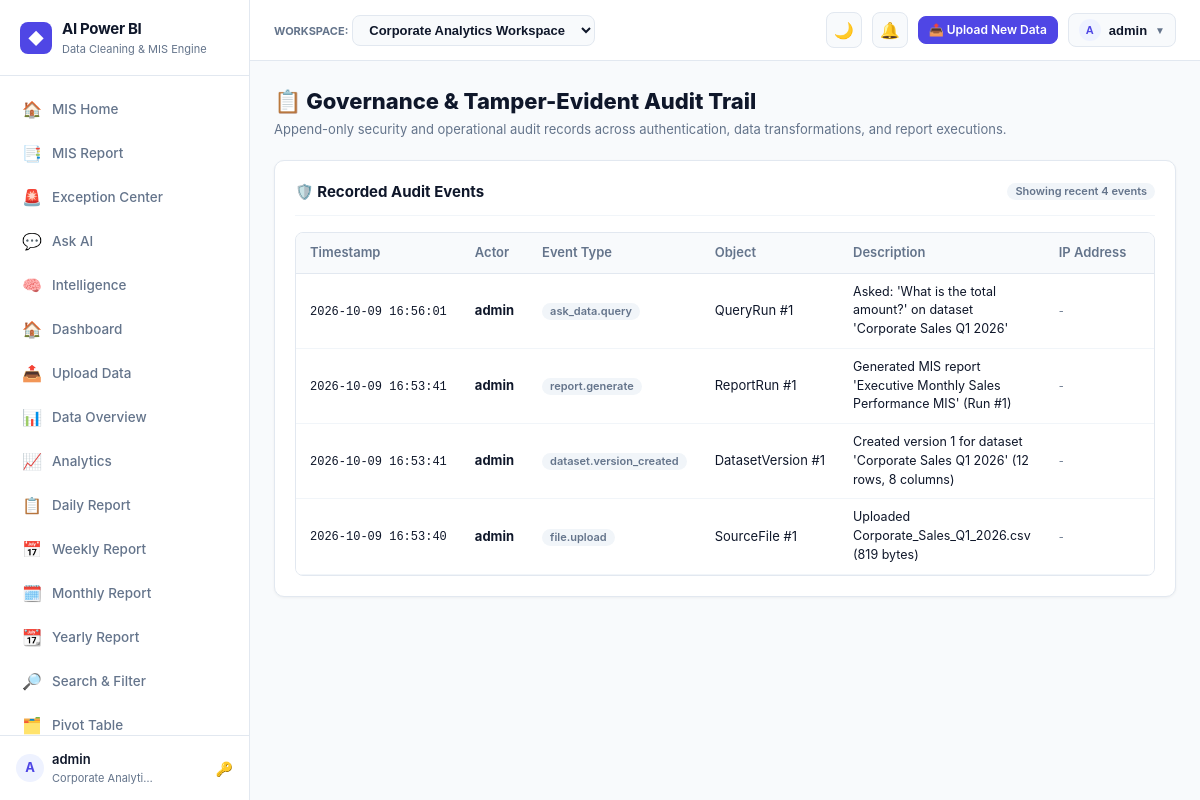
The app's page /audit/ (signed in) with its own data.
### apps/workspaces/models.py (models this page shows, shortened)
class Workspace(models.Model):
    name = models.CharField(max_length=120)
    slug = models.SlugField(max_length=140, unique=True, blank=True)
    description = models.TextField(blank=True)
    owner = models.ForeignKey(User, on_delete=models.CASCADE, related_name='owned_workspaces')
    created_at = models.DateTimeField(auto_now_add=True)
    updated_at = models.DateTimeField(auto_now=True)
    class Meta:
        ordering = ['name']

### apps/audit/models.py (models this page shows, shortened)
class AuditEvent(models.Model):
    timestamp = models.DateTimeField(default=timezone.now, db_index=True)
    actor = models.ForeignKey(User, on_delete=models.SET_NULL, null=True, blank=True, related_name='audit_events')
    actor_username = models.CharField(max_length=150, blank=True)
    workspace = models.ForeignKey('workspaces.Workspace', on_delete=models.CASCADE, null=True, blank=True, related_name='audit_events')
    event_type = models.CharField(max_length=64, db_index=True)
    object_type = models.CharField(max_length=64, blank=True)
    object_id = models.CharField(max_length=128, blank=True)
    description = models.TextField()
    metadata = models.JSONField(default=dict, blank=True)
    ip_address = models.GenericIPAddressField(null=True, blank=True)
    class Meta:
        ordering = ['-timestamp']
        indexes = [
            models.Index(fields=['workspace', '-timestamp']),
            models.Index(fields=['event_type', '-timestamp']),
        ]

### apps/dashboards/views.py (the view)
# urls.py: path('audit/', audit_view, name='audit'),
@login_required
def audit_view(request):
    workspace = request.workspace
    events = AuditEvent.objects.filter(workspace=workspace)[:200]
    return render(request, 'audit/log.html', {'events': events})

### apps/workspaces/context_processors.py (called while the page is built)
def workspace_context(request):
    if hasattr(request, 'user') and request.user.is_authenticated:
        memberships = WorkspaceMembership.objects.filter(user=request.user).select_related('workspace')
        user_workspaces = [m.workspace for m in memberships]
        return {
            'current_workspace': getattr(request, 'workspace', None),
            'user_workspaces': user_workspaces,
        }
    return {
        'current_workspace': None,
        'user_workspaces': [],
    }

### templates/audit/log.html (shortened to what this page needs)
{% extends 'base/base.html' %}
{% block content %}
<div style="margin-bottom: 20px;">
  <h1 style="font-size: 22px; font-weight: 800;">📋 Governance & Tamper-Evident Audit Trail</h1>
  <p style="font-size: 13px; color: var(--text-muted); margin-top: 2px;">
    Append-only security and operational audit records across authentication, data transformations, and report executions.
  </p>
</div>
<div class="card">
  <div class="card-header">
    <div class="card-title">🛡️ Recorded Audit Events</div>
    <span class="badge badge-neutral">Showing recent {{ events.count }} events</span>
  </div>
  <div class="table-responsive">
    <table class="data-table">
      <thead>
        <tr>
          <th>Timestamp</th>
          <th>Actor</th>
          <th>Event Type</th>
          <th>Object</th>
          <th>Description</th>
          <th>IP Address</th>
          <th>Metadata Details</th>
        </tr>
      </thead>
      <tbody>
        {% for a in events %}
        <tr>
          <td><code style="font-size: 12px;">{{ a.timestamp|date:"Y-m-d H:i:s" }}</code></td>
          <td><b>{{ a.actor_username|default:"System" }}</b></td>
          <td><span class="badge badge-neutral">{{ a.event_type }}</span></td>
          <td>{{ a.object_type }} {% if a.object_id %}#{{ a.object_id }}{% endif %}</td>
          <td style="max-width: 320px; white-space: normal; font-size: 12.5px;">{{ a.description }}</td>
          <td><small style="color: var(--text-muted);">{{ a.ip_address|default:"-" }}</small></td>
          <td style="max-width: 200px; white-space: nowrap; overflow: hidden; text-overflow: ellipsis;">
          </td>
        </tr>
        {% empty %}
        <tr>
          <td colspan="7" style="text-align: center; color: var(--text-muted); padding: 24px;">
            No audit records found.
          </td>
        </tr>
        {% endfor %}
      </tbody>
    </table>
  </div>
</div>
{% endblock %}

### templates/base/base.html (shortened to what this page needs)
{% load static %}
<!DOCTYPE html>
<html lang="en">
<head>
  <link rel="stylesheet" href="{% static 'css/theme.css' %}">
</head>
<body>
  <aside class="sidebar">
    <div class="brand">
      <div class="brand-logo">◆</div>
      <div>
        <div class="brand-name">AI Power BI</div>
        <div class="brand-sub">Data Cleaning & MIS Engine</div>
      </div>
    </div>
    <nav class="nav-links">
      <a href="{% url 'mis_home' %}" class="nav-item {% if request.resolver_match.url_name in 'mis_home,mis_home_alt' %}active{% endif %}">
        <span class="nav-icon">🏠</span> MIS Home
      </a>
      <a href="{% url 'reports' %}" class="nav-item {% if request.resolver_match.url_name == 'reports' %}active{% endif %}">
        <span class="nav-icon">📑</span> MIS Report
      </a>
      <a href="{% url 'exception_center' %}" class="nav-item {% if request.resolver_match.url_name == 'exception_center' %}active{% endif %}">
        <span class="nav-icon">🚨</span> Exception Center
      </a>
      <a href="{% url 'ask_ai' %}" class="nav-item {% if request.resolver_match.url_name in 'ask_ai,ask_data' %}active{% endif %}">
        <span class="nav-icon">💬</span> Ask AI
      </a>
      <a href="{% url 'intelligence' %}" class="nav-item {% if request.resolver_match.url_name == 'intelligence' %}active{% endif %}">
        <span class="nav-icon">🧠</span> Intelligence
      </a>
      <a href="{% url 'dashboard' %}" class="nav-item {% if request.resolver_match.url_name == 'dashboard' %}active{% endif %}">
        <span class="nav-icon">🏠</span> Dashboard
      </a>
      <a href="{% url 'upload' %}" class="nav-item {% if request.resolver_match.url_name == 'upload' %}active{% endif %}">
        <span class="nav-icon">📤</span> Upload Data
      </a>
      <a href="{% url 'data_overview' %}" class="nav-item {% if request.resolver_match.url_name == 'data_overview' %}active{% endif %}">
        <span class="nav-icon">📊</span> Data Overview
      </a>
      <a href="{% url 'analytics' %}" class="nav-item {% if request.resolver_match.url_name == 'analytics' %}active{% endif %}">
        <span class="nav-icon">📈</span> Analytics
      </a>
      <a href="{% url 'daily_report' %}" class="nav-item {% if request.resolver_match.url_name == 'daily_report' %}active{% endif %}">
        <span class="nav-icon">📋</span> Daily Report
      </a>
      <a href="{% url 'weekly_report' %}" class="nav-item {% if request.resolver_match.url_name == 'weekly_report' %}active{% endif %}">
        <span class="nav-icon">📅</span> Weekly Report
      </a>
      <a href="{% url 'monthly_report' %}" class="nav-item {% if request.resolver_match.url_name == 'monthly_report' %}active{% endif %}">
        <span class="nav-icon">🗓️</span> Monthly Report
      </a>
      <a href="{% url 'yearly_report' %}" class="nav-item {% if request.resolver_match.url_name == 'yearly_report' %}active{% endif %}">
        <span class="nav-icon">📆</span> Yearly Report
      </a>
      <a href="{% url 'search_filter' %}" class="nav-item {% if request.resolver_match.url_name == 'search_filter' %}active{% endif %}">
        <span class="nav-icon">🔎</span> Search & Filter
      </a>
      <a href="{% url 'pivot_table' %}" class="nav-item {% if request.resolver_match.url_name == 'pivot_table' %}active{% endif %}">
        <span class="nav-icon">🗂️</span> Pivot Table
      </a>
    </nav>
    <div class="sidebar-footer">
      <div class="user-badge">
        <div style="display: flex; align-items: center; gap: 8px;">
          <div class="user-avatar">{{ request.user.username|make_list|first|upper }}</div>
          <div>
            <div style="font-weight: 600;">{{ request.user.username }}</div>
            <div style="font-size: 11px; color: var(--text-muted);">{{ current_workspace.name|truncatechars:18 }}</div>
          </div>
        </div>
        <a href="{% url 'password_change' %}" style="color: var(--text-muted); text-decoration: none; font-size: 14px;" title="Change Password">🔑</a>
      </div>
    </div>
  </aside>
  <div id="app-wrap">
    <header class="topbar">
      <div class="topbar-left">
        <div class="workspace-selector">
          <label style="font-size: 11px; font-weight: 700; color: var(--text-muted); text-transform: uppercase;">Workspace:</label>
          <select onchange="switchWorkspace(this.value)">
            {% for ws in user_workspaces %}
              <option value="{{ ws.id }}" {% if ws.id == current_workspace.id %}selected{% endif %}>{{ ws.name }}</option>
            {% endfor %}
          </select>
        </div>
      </div>
      <div class="topbar-right">
        <button id="theme-toggle-btn" class="theme-toggle-btn" onclick="toggleTheme()" title="Toggle Dark/Light Mode">
        </button>
        <a href="{% url 'notifications' %}" class="icon-badge-btn" title="Notifications">
          🔔
        </a>
        <a href="{% url 'upload' %}" class="btn btn-primary btn-sm">📤 Upload New Data</a>
        <div class="user-menu-container">
          <button class="user-menu-btn" onclick="toggleUserMenu(event)">
            <span class="user-avatar" style="width: 22px; height: 22px; font-size: 11px;">{{ request.user.username|make_list|first|upper }}</span>
            <span>{{ request.user.username }}</span>
            <span style="font-size: 10px; color: var(--text-muted);">▼</span>
          </button>
        </div>
      </div>
    </header>
    <main class="content-area">
      {% block content %}{% endblock %}
    </main>
  </div>
</body>
</html>

### records on screen
Workspace: name "Corporate Analyti…"
AuditEvent: timestamp "2026-10-09 16:56:01", actor_username "admin", event_type "ask_data.query", object_type "QueryRun", object_id "1", description "Asked: 'What is the total amount?' on dataset 'Corporate Sales Q1 2026'", ip_address "-"
AuditEvent: timestamp "2026-10-09 16:53:41", actor_username "admin", event_type "report.generate", object_type "ReportRun", object_id "1", description "Generated MIS report 'Executive Monthly Sales Performance MIS' (Run #1)", ip_address "-"
AuditEvent: timestamp "2026-10-09 16:53:41", actor_username "admin", event_type "dataset.version_created", object_type "DatasetVersion", object_id "1", description "Created version 1 for dataset 'Corporate Sales Q1 2026' (12 rows, 8 columns)", ip_address "-"
AuditEvent: timestamp "2026-10-09 16:53:40", actor_username "admin", event_type "file.upload", object_type "SourceFile", object_id "1", description "Uploaded Corporate_Sales_Q1_2026.csv (819 bytes)", ip_address "-"

### other values on screen
{{ request.user.username|make_list|first|upper }} "A"
{{ request.user.username }} "admin"
{{ events.count }} "4"
form field value "Corporate Analytics Workspace"
